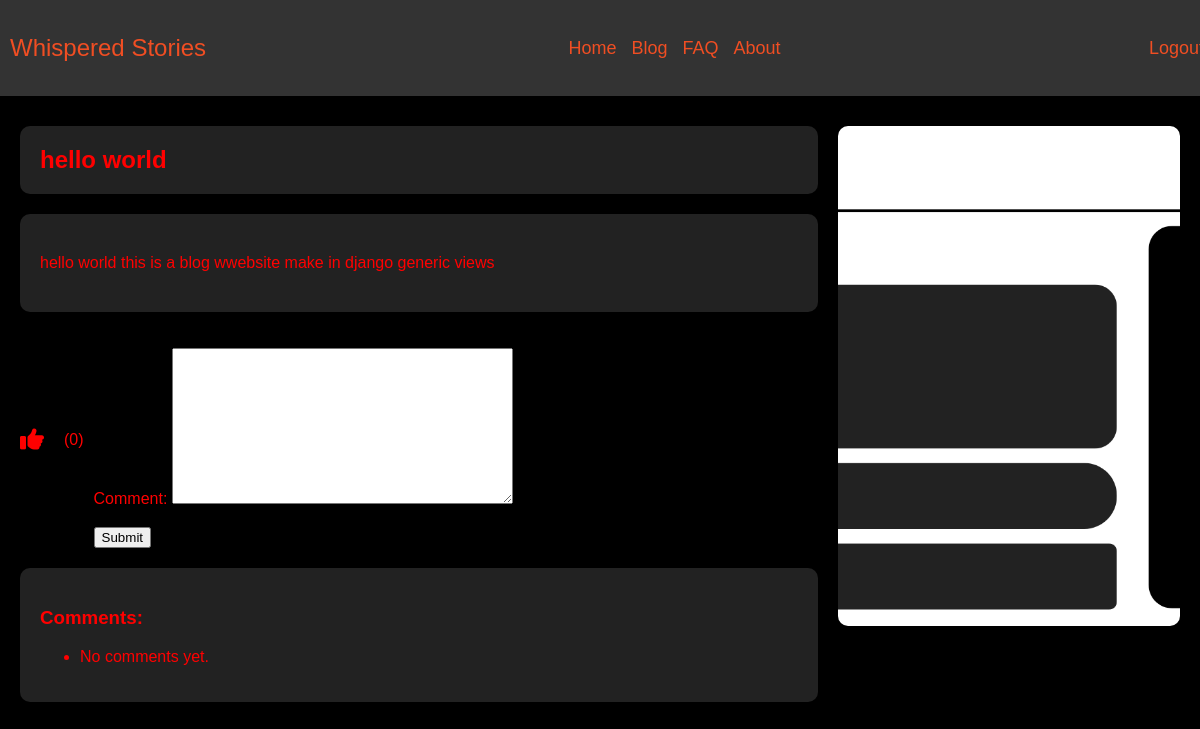
/read_blog/8/ (signed in), run on the app's committed database.
### task_app/models.py (models this page shows, shortened)
class blog(models.Model):
    user = models.ForeignKey(User, on_delete=models.CASCADE)
    image = models.ImageField(upload_to='blog_images/')
    title = models.CharField(max_length=150)
    content = models.TextField()
    like = models.ManyToManyField(User, blank=True, related_name='blog_like')

### task_app/views.py (the view)
# urls.py: path('read_blog/<int:pk>/', ReadBlog.as_view(), name="read_blog"),
class ReadBlog(LoginRequiredMixin, DetailView):
    model = blog
    template_name = 'read_blog.html'
    context_object_name = 'blog'
    def get_context_data(self, **kwargs):
        context = super().get_context_data(**kwargs)
        context['form'] = CommentForm()
        context['comments'] = comment.objects.filter(blog=self.object)
        return context

### task_app/forms.py
class CommentForm(forms.ModelForm):
    class Meta:
        model = comment
        fields = ['comment']

### templates/read_blog.html (shortened to what this page needs)
{% extends "base.html" %}
{% load static %}
{% block content %}
<!DOCTYPE html>
<html lang="en">
<head>
    <link rel="stylesheet" href="https://cdnjs.cloudflare.com/ajax/libs/font-awesome/6.0.0-beta3/css/all.min.css">
    <link rel="stylesheet" href="{% static 'css/read-blog.css' %}">
</head>
<body>
    <br>
    <br>
    <div class="container">
        <div class="content-container">
            <div class="title-container">
                <h1>{{ blog.title }}</h1>
            </div>
            <div class="blog-content">
                <p>{{ blog.content }}</p>
            </div>
            <div class="actions">
                <form id="like-form" method="POST" action="{% url 'blog_like' blog.pk %}" style="display: inline;">
                    <i class="fas {% if user in blog.like.all %}fa-thumbs-down{% else %}fa-thumbs-up{% endif %} like-icon" onclick="document.getElementById('like-form').submit();"></i>
                </form>
                <span class="like-count">({{ blog.like.count }})</span>
                <div class="comment-bar">
                    <form method="post" action="{% url 'add_comment' blog.pk %}">
                        {{ form.as_p }}
                        <button type="submit">Submit</button>
                    </form>
                </div>
            </div>
            <div class="comments-container">
                <h3>Comments:</h3>
                <ul>
                    {% for comment in comments %}
                        <li class="comment">{{ comment.user.username }}: {{ comment.comment }}</li>
                    {% empty %}
                        <li>No comments yet.</li>
                    {% endfor %}
                </ul>
            </div>
        </div>
        <div class="image-container">
            <img src="{{ blog.image.url }}" alt="Blog Image">
        </div>
    </div>
</body>
</html>
{% endblock %}

### static/css/base.css (style rules this page uses)
html, body { height: 100%; margin: 0; font-family: Arial, sans-serif; padding: 0; overflow-x: hidden; background-color: black !important; }

### static/css/read-blog.css (style rules this page uses)
body { font-family: Arial, sans-serif; margin: 0; padding: 0; background-color: black; }
.container { display: flex; flex-direction: row; justify-content: center; align-items: flex-start; padding: 20px; }
.content-container { width: 70%; padding-right: 20px; }
.image-container { width: 30%; height: 500px; display: flex; justify-content: center; }
.image-container img { width: 100%; height: 100%; object-fit: cover; border-radius: 10px; }
.title-container { background-color: #222; padding: 20px; margin-bottom: 20px; border-radius: 10px; box-shadow: 0 2px 4px rgba(0, 0, 0, 0.1); color: red; }
.content-container .blog-content { background-color: #222; padding: 20px; border-radius: 10px; box-shadow: 0 2px 4px rgba(0, 0, 0, 0.1); color: red; }
h1 { margin: 0; font-size: 24px; color: red; }
p { font-size: 16px; line-height: 1.6; color: red; }
.actions { display: flex; align-items: center; margin-top: 20px; gap: 10px; }
.like-icon { color: red; font-size: 24px; cursor: pointer; }
.like-count { margin-left: 10px; color: red; }
.comment-bar { width: 100%; max-width: 785px; }
.comments-container { margin-top: 20px; background-color: #222; padding: 20px; border-radius: 10px; box-shadow: 0 2px 4px rgba(0, 0, 0, 0.1); color: red; }

### data on the page
blog: title "hello world", content "hello world this is a blog wwebsite make in django generic views", like.count "0", image (picture)
